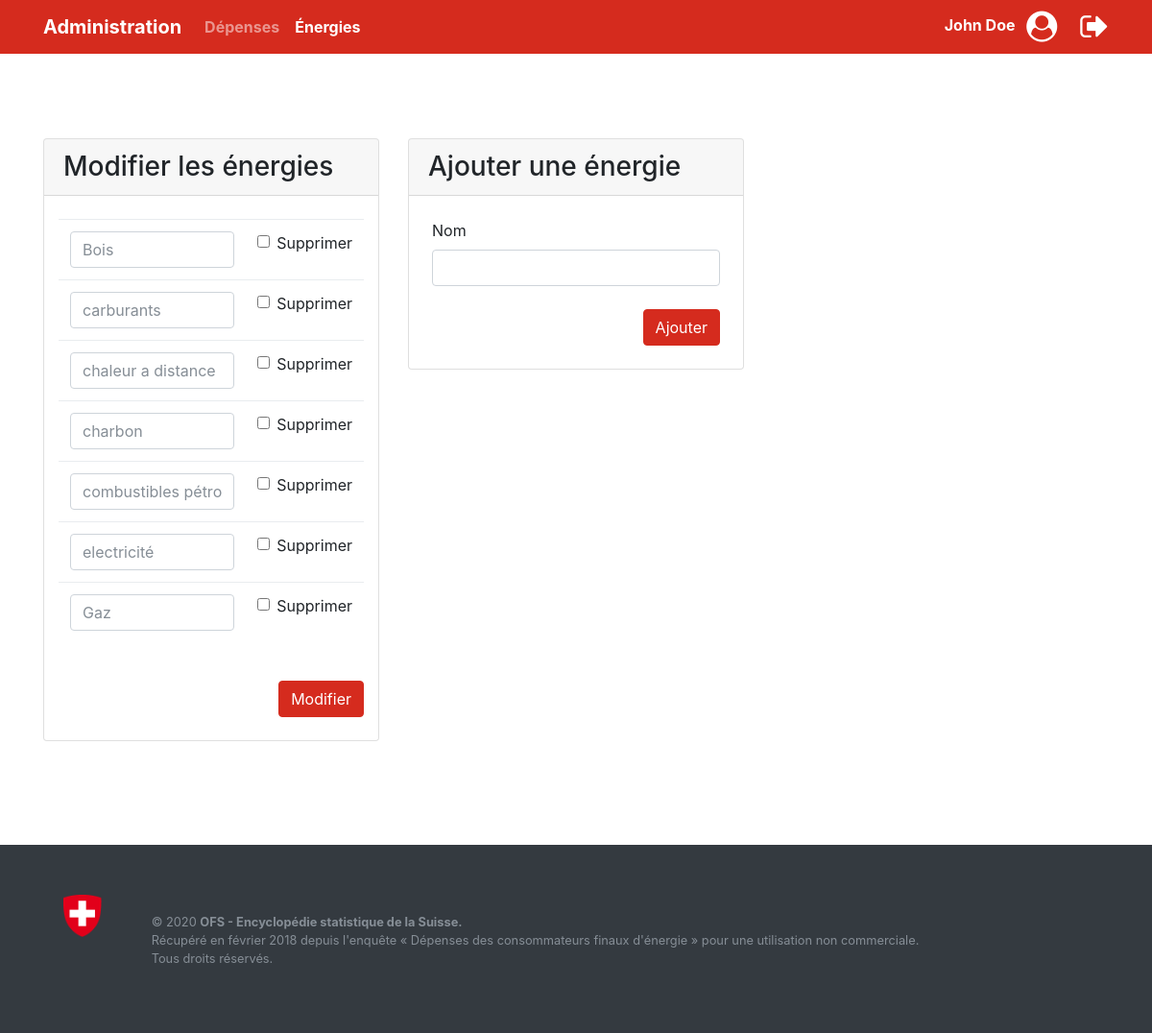
Page /admin/admin.php?cat=energies (signed in) on the committed database.
### tables this page shows
CREATE TABLE `type_energie` (
  `idTYPE_ENERGIE` int(11) NOT NULL,
  `NOM` varchar(254) NOT NULL
);

### helpers/helper.php (the view, shortened to what this page needs)
<?php
    function displayTableHTML($columnSQL, $tableSQL, $id)
    {
        require(__DIR__ . "/../configs/connect.php");
        $sql = "SELECT $columnSQL, $id FROM $tableSQL GROUP BY $columnSQL, $id";
        echo "<form class='container' method='post' action='feedback.php'>";
        $reponse = $bdd->query($sql);
        $tableStart = sprintf("<table class='table table-responsive'><tbody>");
        echo $tableStart;
        foreach ($reponse as $donnees) {
            $input1 = "<input placeholder='$donnees[$columnSQL]' class='form-control' type='text' name=\"update[$donnees[$id]]\">";
            $inputDelete = "<label class='form-check-label'><input type='checkbox' class='form-check-input'  value=\"$donnees[$id]\" name=\"delete[$donnees[$id]]\" class='form-control' id='input1'>Supprimer</label>";
            $tableRowStart = sprintf("
                <tr>
                <td>%s</td>
                <td>%s</td>
            </tr>", $input1, $inputDelete);
            echo $tableRowStart;
        }
        echo "</tbody></table>";
        $tableClosingTag = sprintf("
        <br><button class='ml-md-3 btn btn-primary pull-right' type='submit'>Modifier</button></tbody>");
        echo $tableClosingTag;
    }

### includes/header.php (shortened to what this page needs)
<!doctype html>
<html class="no-js" lang="">
<head>
    <link rel="stylesheet" href="<?php echo SITE_URL . 'css/vendors/font-awesome.min.css'?>">
        <link rel="stylesheet" href="<?php echo SITE_URL . 'css/vendors/bootstrap.min.css'?>">
    <link rel="stylesheet" href="<?php echo SITE_URL . 'css/main.css'?>">
</head>

### admin/admin.php (shortened to what this page needs)
<?php
require(__DIR__ . "/../helpers/helper.php");
?>
  <?php require(__DIR__ . "/../includes/header.php"); ?>
  <body>
    <section id="content">
      <?php  require(__DIR__ . "/../includes/navbar.php"); ?>
      <div class="container fadein">
        <?php if ($_SESSION['loggedIn']): ?>
        <?php if ($_GET["cat"] == "energies"): ?>
        <?php include(__DIR__ . "/../admin/edit-energy.php") ?>
        <?php elseif ($_GET["cat"] == "depenses"): ?>
        <?php include(__DIR__ . "/../admin/edit-expense.php") ?>
        <?php elseif ($_GET["cat"] == "user"): ?>
        <?php include(__DIR__ . "/../admin/edit-user.php") ?>
        <?php else: ?>
        <?php include(__DIR__ . "/../admin/dashboard.php") ?>
        <?php endif; ?>
        <?php else: ?>
        <h1>Accès non autorisé
          <?php endif; ?>
      </div>
    </section>
    <?php  require(__DIR__ . "/../includes/footer.php");   ?>

### includes/navbar.php (shortened to what this page needs)
<nav class="navbar navbar-expand-lg navbar-toggleable-md navbar-dark bg-red fixed-top" role="navigation">
    <div class="container">
        <?php if (!$_SESSION['loggedIn']): ?>
        <a class="navbar-brand" href="<?php echo SITE_URL ?>" title="">Dépenses d’énergie</a>
        <?php else: ?>
        <a class="navbar-brand" href="./admin.php" title="">Administration</a>
        <?php endif; ?>
        <div class="collapse navbar-collapse" id="navbarToggler">
            <ul class="nav navbar-nav mr-auto">
                <?php if ($_SESSION['loggedIn']): ?>
                <li class="nav-item">
                    <a href="?cat=depenses" class="<?php if ($_GET["cat"] == "depenses") {
    echo "active ";
} ?>nav-link" title="">Dépenses</a>
                </li>
                <li class="nav-item">
                    <a href="?cat=energies" class="<?php if ($_GET["cat"] == "energies") {
    echo "active ";
} ?>nav-link" title="">Énergies</a>
                </li>
                <?php endif; ?>
            </ul>
            <?php if ($_SESSION['loggedIn']): ?>
            <span class="dropdown">
                <a class="dropdown-toggle" href="" id="dropdownMenuLink" data-toggle="dropdown" aria-haspopup="true" aria-expanded="false"
                    aria-label="modifier mes identifiants">
                    <span class="white">
                        <?php echo $_SESSION["name"]; ?> </span>
                    <i style="vertical-align:middle;" class="ml-2 white fa fa-2x fa-user-circle" aria-hidden="true"></i>
                </a>
            </span>
            <a href="../index.php" aria-label="se déconnecter" role="button" class="ml-4">
                <i style="vertical-align:middle;" aria-hidden="true" class="fa fa-2x white fa-sign-out"></i>
            </a>
            <?php endif;?>
        </div>
    </div>
</nav>

### admin/edit-energy.php (shortened to what this page needs)
<div class="row">
    <div class="col-md-4">
        <div class="card card-danger">
            <h3 class="card-header">Modifier les énergies</h3>
            <div class="my-4 ard-block">
                <?php  displayTableHTML("NOM", "type_energie", "idTYPE_ENERGIE"); ?>
            </div>
        </div>
    </div>
    <div class="col-md-4">
        <div class="card card-danger">
            <h3 class="card-header">Ajouter une énergie</h3>
            <div class="my-4 mx-4 card-block">
                <form class="container" id="formEnergy" action="feedback.php" method="post">
                    <label>Nom</label>
                    <input class="form-control" type="text" name="NomEnergie">
                    <br>
                    <input type="submit" value="Ajouter" class="float-right btn btn-primary">
                </form>
            </div>
        </div>
    </div>
</div>

### includes/footer.php (shortened to what this page needs)
<footer class="bg-dark text-muted">
  <div class="container">
  <div class="row">
    <div class="col-md-1">
    <a  class="mr-sm-4 mr-xs-4 text-muted" href="https://www.bfs.admin.ch/bfs/fr/home/statistiques/energie.html"><img width="40px" src="<?php echo SITE_URL . 'img/logo-ch.png'?>"></a>
</div>
<div class="col-md-11">
  <br>&copy; <?php echo date("Y"); ?> <a target="_blank" class="text-muted" href="https://www.bfs.admin.ch/bfs/fr/home/statistiques/energie.html">OFS - Encyclopédie statistique de la Suisse.</a><br>Récupéré en février 2018 depuis l'enquête « Dépenses des consommateurs finaux d'énergie » pour une utilisation non commerciale.<br>Tous droits réservés.
</div>
</div>
</div>
</footer>
    </body>
    </html>
    <?php
exit();
?>

### css/main.css (style rules this page uses)
.bg-red { background-color: #D52B1E !important; }
.btn-primary, .btn-primary:hover, .btn-primary:active, .btn-primary:visited { background-color: #D52B1E !important; border-color: #D52B1E !important; }
a { font-weight: bold; }
#content { min-height: calc(100vh - 17em); padding-top: 9em; }
footer { width: 100%; margin-top: 6em; padding: 4em; font-size: 80%; }
table { display: inline; }
.white { color: white; }
.dropdown-toggle:after { display: none; }
.card { margin-bottom: 2em; }
.fadein { -webkit-animation: fadein 1.2s; -moz-animation: fadein 1.2s; -ms-animation: fadein 1.2s; -o-animation: fadein 1.2s; animation: fadein 1.2s; }

### rows in the picture
type_energie: NOM "Bois"
type_energie: NOM "carburants"
type_energie: NOM "chaleur a distance"
type_energie: NOM "charbon"
type_energie: NOM "combustibles pétroliers"
type_energie: NOM "electricité"
type_energie: NOM "Gaz"

### other values in the picture
$_SESSION["name"] "John Doe"
